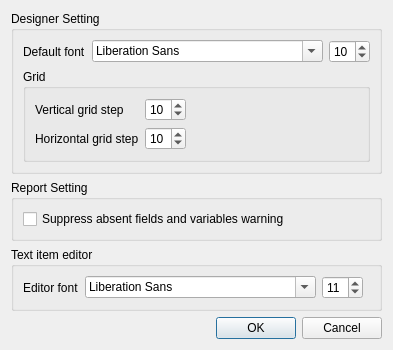
<?xml version="1.0" encoding="UTF-8"?>
<ui version="4.0">
 <class>LimeReport::SettingDialog</class>
 <widget class="QDialog" name="LimeReport::SettingDialog">
  <property name="geometry">
   <rect>
    <x>0</x>
    <y>0</y>
    <width>351</width>
    <height>320</height>
   </rect>
  </property>
  <property name="windowTitle">
   <string>Designer setting</string>
  </property>
  <layout class="QVBoxLayout" name="verticalLayout_3">
   <item>
    <widget class="QGroupBox" name="groupBox_3">
     <property name="title">
      <string>Designer Setting</string>
     </property>
     <layout class="QVBoxLayout" name="verticalLayout">
      <item>
       <layout class="QHBoxLayout" name="horizontalLayout">
        <item>
         <widget class="QLabel" name="label_3">
          <property name="text">
           <string>Default font</string>
          </property>
         </widget>
        </item>
        <item>
         <widget class="QFontComboBox" name="defaultFont"/>
        </item>
        <item>
         <widget class="QSpinBox" name="defaultFontSize">
          <property name="value">
           <number>10</number>
          </property>
         </widget>
        </item>
        <item>
         <spacer name="horizontalSpacer">
          <property name="orientation">
           <enum>Qt::Horizontal</enum>
          </property>
          <property name="sizeHint" stdset="0">
           <size>
            <width>40</width>
            <height>20</height>
           </size>
          </property>
         </spacer>
        </item>
       </layout>
      </item>
      <item>
       <widget class="QGroupBox" name="groupBox">
        <property name="title">
         <string>Grid</string>
        </property>
        <layout class="QHBoxLayout" name="horizontalLayout_3">
         <item>
          <layout class="QFormLayout" name="formLayout">
           <item row="0" column="0">
            <widget class="QLabel" name="label">
             <property name="text">
              <string>Vertical grid step</string>
             </property>
            </widget>
           </item>
           <item row="0" column="1">
            <widget class="QSpinBox" name="verticalGridStep">
             <property name="value">
              <number>10</number>
             </property>
            </widget>
           </item>
           <item row="1" column="0">
            <widget class="QLabel" name="label_2">
             <property name="text">
              <string>Horizontal grid step</string>
             </property>
            </widget>
           </item>
           <item row="1" column="1">
            <widget class="QSpinBox" name="horizontalGridStep">
             <property name="value">
              <number>10</number>
             </property>
            </widget>
           </item>
          </layout>
         </item>
         <item>
          <spacer name="horizontalSpacer_3">
           <property name="orientation">
            <enum>Qt::Horizontal</enum>
           </property>
           <property name="sizeHint" stdset="0">
            <size>
             <width>73</width>
             <height>20</height>
            </size>
           </property>
          </spacer>
         </item>
        </layout>
       </widget>
      </item>
     </layout>
    </widget>
   </item>
   <item>
    <widget class="QGroupBox" name="groupBox_2">
     <property name="title">
      <string>Report Setting</string>
     </property>
     <layout class="QVBoxLayout" name="verticalLayout_2">
      <item>
       <widget class="QCheckBox" name="cbSuppressWarnings">
        <property name="text">
         <string>Suppress absent fields and variables warning</string>
        </property>
       </widget>
      </item>
     </layout>
    </widget>
   </item>
   <item>
    <widget class="QGroupBox" name="groupBox_4">
     <property name="title">
      <string>Text item editor</string>
     </property>
     <layout class="QVBoxLayout" name="verticalLayout_4">
      <item>
       <layout class="QHBoxLayout" name="horizontalLayout_4">
        <item>
         <widget class="QLabel" name="label_4">
          <property name="text">
           <string>Editor font</string>
          </property>
         </widget>
        </item>
        <item>
         <widget class="QFontComboBox" name="editorFont"/>
        </item>
        <item>
         <widget class="QSpinBox" name="editorFontSize">
          <property name="value">
           <number>11</number>
          </property>
         </widget>
        </item>
        <item>
         <spacer name="horizontalSpacer_4">
          <property name="orientation">
           <enum>Qt::Horizontal</enum>
          </property>
          <property name="sizeHint" stdset="0">
           <size>
            <width>40</width>
            <height>20</height>
           </size>
          </property>
         </spacer>
        </item>
       </layout>
      </item>
     </layout>
    </widget>
   </item>
   <item>
    <spacer name="verticalSpacer">
     <property name="orientation">
      <enum>Qt::Vertical</enum>
     </property>
     <property name="sizeHint" stdset="0">
      <size>
       <width>20</width>
       <height>40</height>
      </size>
     </property>
    </spacer>
   </item>
   <item>
    <layout class="QHBoxLayout" name="horizontalLayout_2">
     <item>
      <spacer name="horizontalSpacer_2">
       <property name="orientation">
        <enum>Qt::Horizontal</enum>
       </property>
       <property name="sizeHint" stdset="0">
        <size>
         <width>40</width>
         <height>20</height>
        </size>
       </property>
      </spacer>
     </item>
     <item>
      <widget class="QDialogButtonBox" name="bbOkCancel">
       <property name="orientation">
        <enum>Qt::Horizontal</enum>
       </property>
       <property name="standardButtons">
        <set>QDialogButtonBox::Cancel|QDialogButtonBox::Ok</set>
       </property>
      </widget>
     </item>
    </layout>
   </item>
  </layout>
 </widget>
 <resources/>
 <connections>
  <connection>
   <sender>bbOkCancel</sender>
   <signal>accepted()</signal>
   <receiver>LimeReport::SettingDialog</receiver>
   <slot>accept()</slot>
   <hints>
    <hint type="sourcelabel">
     <x>221</x>
     <y>307</y>
    </hint>
    <hint type="destinationlabel">
     <x>157</x>
     <y>274</y>
    </hint>
   </hints>
  </connection>
  <connection>
   <sender>bbOkCancel</sender>
   <signal>rejected()</signal>
   <receiver>LimeReport::SettingDialog</receiver>
   <slot>reject()</slot>
   <hints>
    <hint type="sourcelabel">
     <x>221</x>
     <y>307</y>
    </hint>
    <hint type="destinationlabel">
     <x>286</x>
     <y>274</y>
    </hint>
   </hints>
  </connection>
 </connections>
</ui>
